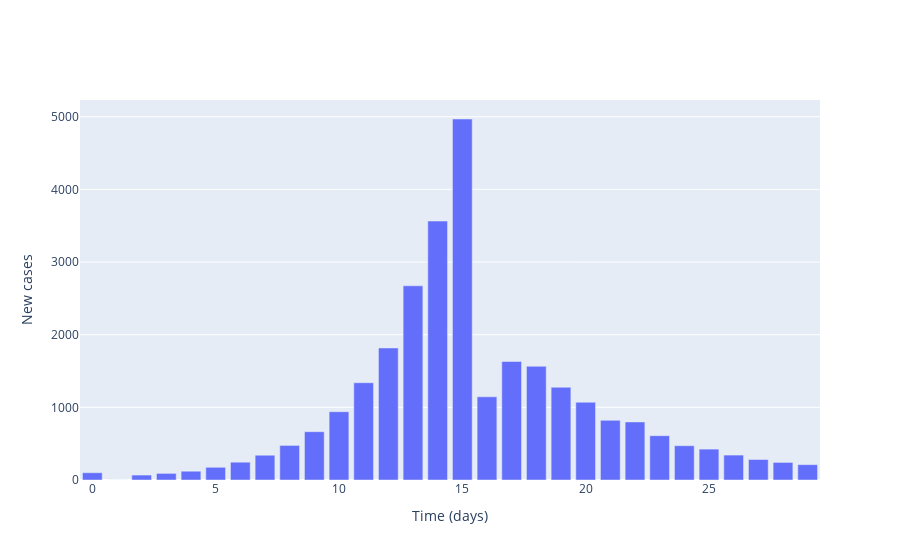

The notebook cell saved with this chart:
### Markdown cell above
## Plot local incidence numbers

### Code cell
# Plot (bar chart cases each day)
fig = go.Figure()

# Plot of incidences
fig.add_trace(
    go.Bar(
        x=times,
        y=cases,
        name='Incidences'
    )
)

# Add axis labels
fig.update_layout(
    xaxis_title='Time (days)',
    yaxis_title='New cases'
)

fig.show()

### Figure 1 — Plotly figure (JSON) as saved in the notebook; plotly's stock layout.template omitted (floating-point values rounded to 4 significant figures)
{"data": [{"name": "Incidences", "type": "bar", "x": [0, 1, 2, 3, 4, 5, 6, 7, 8, 9, 10, 11, 12, 13, 14, 15, 16, 17, 18, 19, 20, 21, 22, 23, 24, 25, 26, 27, 28, 29], "y": [100, 0, 68, 91, 121, 175, 245, 341, 476, 665, 940, 1339, 1817, 2673, 3564, 4969, 1145, 1631, 1565, 1276, 1070, 821, 799, 610, 472, 425, 343, 282, 242, 211]}], "layout": {"xaxis": {"title": {"text": "Time (days)"}}, "yaxis": {"title": {"text": "New cases"}}}}
